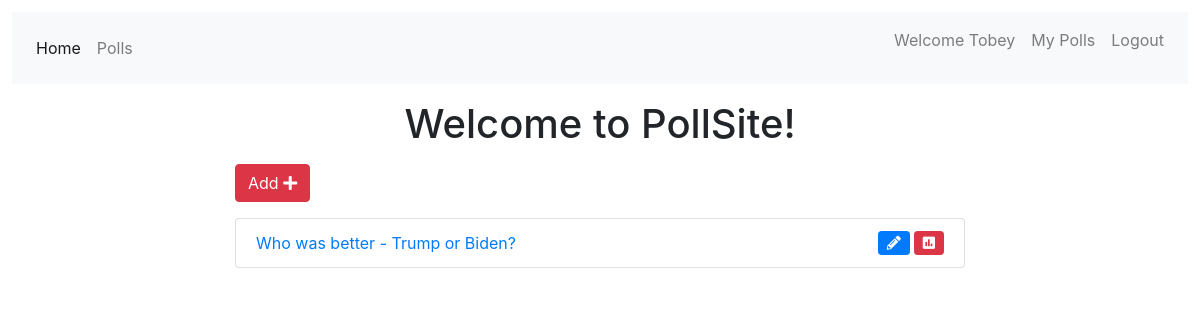
Page /polls/list/user/ (signed in) on the committed database.
### accounts/models.py (models this page shows, shortened)
class User_meta_data(models.Model):
    first_name = models.CharField(max_length=200,null=True,blank=True)
    last_name = models.CharField(max_length=200, null=True, blank=True)
    user = models.ForeignKey(User,related_name='usermeta',on_delete=models.CASCADE)

### polls/models.py (models this page shows, shortened)
class Poll_question(models.Model):
    question_body = models.CharField(max_length=200)
    is_single = models.BooleanField(default=1, verbose_name="Single Choice")
    published_date = models.DateTimeField('Date Published', default=timezone.now)
    creator = models.ForeignKey(User, on_delete=models.CASCADE)
    class Meta:
        ordering = ['-published_date']

### polls/views.py (the view)
# urls.py: path('list/user/', views.list_by_user, name='list_by_user'),
@login_required()
def list_by_user(request):
    all_questions = Poll_question.objects.filter(creator=request.user)
    user_meta = User_meta_data.objects.get(id=request.user.id)
    context = {
        'polls': all_questions,
        'media_icons': True,
        'user': user_meta
    }
    return render(request, 'polls/polls_list.html', context)

### polls/templates/polls/polls_list.html (shortened to what this page needs)
{% extends 'base.html' %}
{% block content %}
<div class="container">
    <div class="row">
        <div class="col-md-8 offset-sm-2" style="padding-bottom: 1vw;background-color: rgba(255, 255, 255, 0.9);">
            <h1 class="text-center mt-3 mb-3">Welcome to PollSite!</h1>
            <a class="btn btn-danger mb-3" href="{% url 'polls:add' %}" role="button">Add <i class="fas fa-plus"></i></a>
            <ul class="list-group">
                {% for poll in polls %}
                <li class="list-group-item">
                    <a href="{% url 'polls:detail' poll.id %}">
                        {{ poll.question_body|truncatewords:10 }}
                    </a>
                    {% if request.user == poll.creator %}
                    <a href="{% url 'polls:result' poll.id %}" data-toggle="tooltip" data-placement="top" title="Poll Result">
                        <i class="fas fa-poll float-right btn btn-danger btn-sm">
                        </i>
                    </a>
                    <a href="{% url 'polls:edit' poll.id %}" class="mr-3" data-toggle="tooltip" data-placement="top" title="Edit Poll">
                        <i class="fas fa-pencil-alt float-right btn btn-primary btn-sm mr-1">
                        </i>
                    </a>
                    {% endif %}
                </li>
                {% endfor %}
            </ul>
        </div>
    </div>
</div>
{% endblock content %}

### templates/navbar.html (shortened to what this page needs)
<nav class="navbar navbar-expand-sm navbar-light bg-light">
    <div class="collapse navbar-collapse" id="collapsibleNavId">
        <ul class="navbar-nav mr-auto mt-2 mt-lg-0">
            <li class="nav-item active">
                <a class="nav-link" href="{% url 'home' %}">Home <span class="sr-only">(current)</span></a>
            </li>
            {% if request.user.is_authenticated %}
            <li class="nav-item">
                <a class="nav-link" href="{% url 'polls:list' %}">Polls</a>
            </li>
            {% endif %}
        </ul>
        <div class="navbar-nav ml-auto">
            {% if request.user.is_authenticated %}
            <p class="nav-link">Welcome {{user.first_name}}</p>
            <a class="nav-link" href="{% url 'polls:list_by_user' %}">My Polls</a>
            <a class="nav-link" href="{% url 'accounts:logout' %}">Logout</a>
            {% else %}
            <a class="nav-link" href="{% url 'accounts:login' %}">Login</a>
            <a class="nav-link" href="{% url 'accounts:register' %}">Register</a>
            {% endif %}
        </div>
    </div>
</nav>

### templates/base.html (style rules this page uses)
html, body { height: 100%; padding: 0.5vw; }

### polls/templates/polls/polls_list.html (style rules this page uses)
body { background-image: url('https://www.vevox.com/getmedia/00b2a9e0-8835-418a-b6da-3c0d88b52cf8/Conferences-Events-Header-01.jpg'); background-size: cover; }

### rows in the picture
User_meta_data: first_name "Tobey"
Poll_question: question_body "Who was better - Trump or Biden?"
